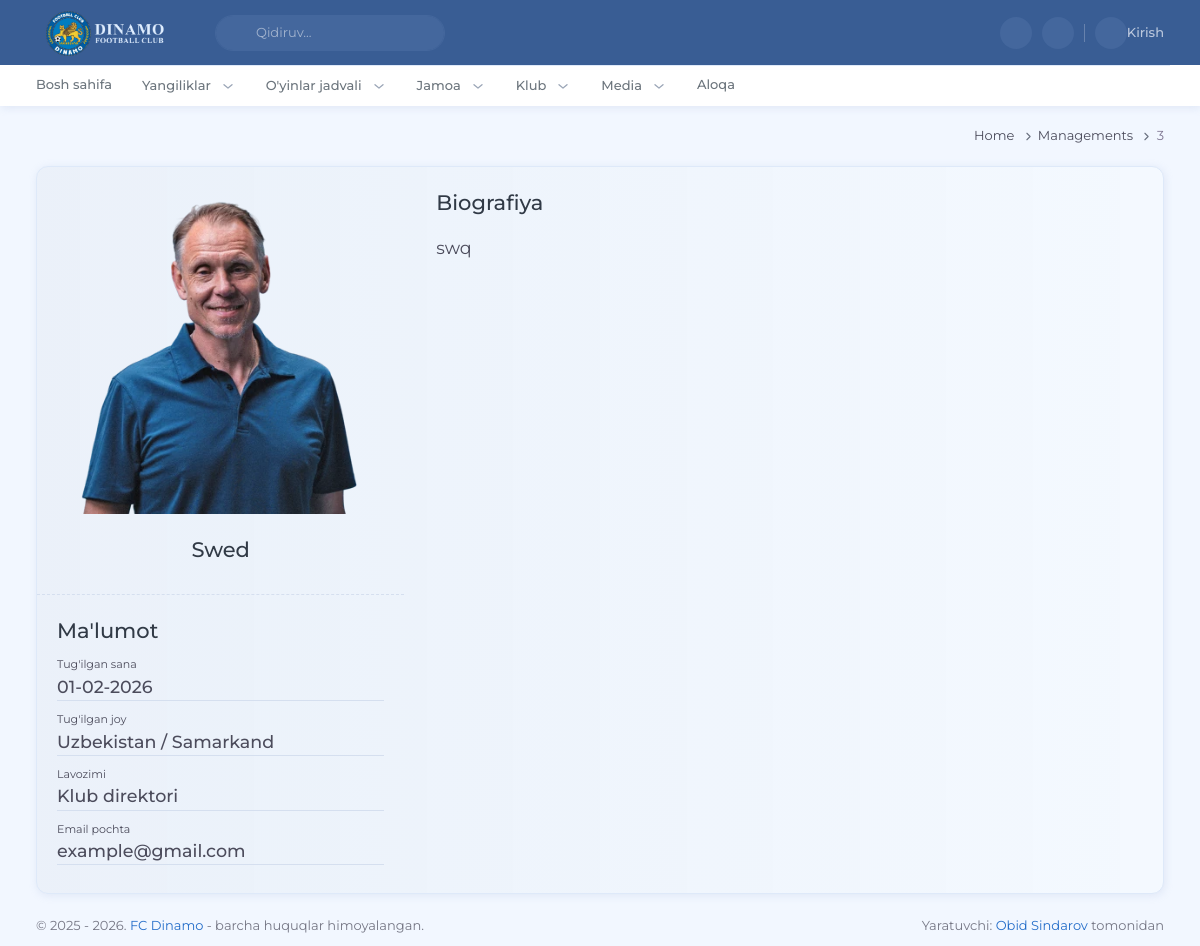
Screenshot of /teams/management/3 with the database file from the repository.
### apps/teams/models.py (models this page shows, shortened)
class Management(models.Model):
    name = models.CharField(max_length=255)
    position = models.ForeignKey(ManagementPosition, on_delete=models.PROTECT)
    date_of_birth = models.DateField(blank=True, null=True)
    location = models.CharField(max_length=100, blank=True, null=True)
    email = models.EmailField(blank=True, null=True)
    image = models.FileField(upload_to='management/', blank=True, null=True)
    biography = models.TextField()
    order = models.IntegerField(default=0)

class ManagementPosition(models.Model):
    title = models.CharField(max_length=255)
    order = models.IntegerField(default=0)
    class Meta:
        ordering = ('order',)

### apps/teams/views.py (the view)
# urls.py: path('management/<int:id>', views.management_detail, name='management_detail'),
def management_detail(request, id):
    mg_detail = get_object_or_404(Management, id=id)
    paths = [
        {'title': 'home', 'url': 'home', 'args': []},
        {'title': 'managements', 'url': 'managements', 'args': []},
        {'title': id, 'url': 'management_detail', 'args': [id]},
    ]
    context = {
        'detail': mg_detail,
        'page_title': mg_detail.name,
        'paths': paths
    }
    context.update(get_base_context(request))
    return render(request, 'teams/detail.html', context)

### apps/core/utils.py (called while the page is built)
def get_base_context(request):
    return {
        'current_year': datetime.now().year,
        'categorys': TeamType.objects.all().order_by('order')
    }

### apps/teams/templates/teams/detail.html (shortened to what this page needs)
{% extends "core/index.html" %} {% load static %} {% block title %}FC Dinamo - {{ page_title }}{% endblock title %} {% block css %} {% endblock css %}
{% block content %}
<div class="container">
    <div class="card">
        <div class="row">
            <div class="col-lg-4">
                <div class="card-body position-relative border-bottom border-dashed">
                    <img src="{{ detail.image.url }}" alt="{{ detail.name }}" class="img-fluid w-100 mb-3">
                    <h3 class="text-dark text-center">{{ detail.name|title }}</h3>
                </div>
                <div class="card-body">
                    <h3 class="text-dark">Ma'lumot</h3>
                    <small>Tug'ilgan sana</small>
                    <h4 class="border-bottom">{{ detail.date_of_birth|date:'d-m-Y' }}</h4>
                    <small>Tug'ilgan joy</small>
                    <h4 class="border-bottom">{{ detail.location }}</h4>
                    <small>Lavozimi</small>
                    <h4 class="border-bottom">{{ detail.position.title }}</h4>
                    {% if detail.email %}
                    <small>Email pochta</small>
                    <h4 class="border-bottom">{{ detail.email }}</h4>
                    {% endif %}
                </div>
            </div>
            <div class="col-lg-8">
                <div class="card border-0 shadow-none" style="background: none !important;">
                    <div class="card-body">
                        <h3 class="text-dark">Biografiya</h3>
                        <blockquote class="blockquote">
                            <p>
                                {{ detail.biography|safe }}
                            </p>
                        </blockquote>
                    </div>
                </div>
            </div>
        </div>
    </div>
</div>
{% endblock content %} {% block js %} {% endblock js %}

### rows the page displays
Management: image (picture), name "Swed", date_of_birth "01-02-2026", location "Uzbekistan / Samarkand", position "Klub direktori", email "example@gmail.com", biography "swq"

### other values shown
{{ item.title|title }} "Home" "Managements"
{{ item.title|title }} "3"
